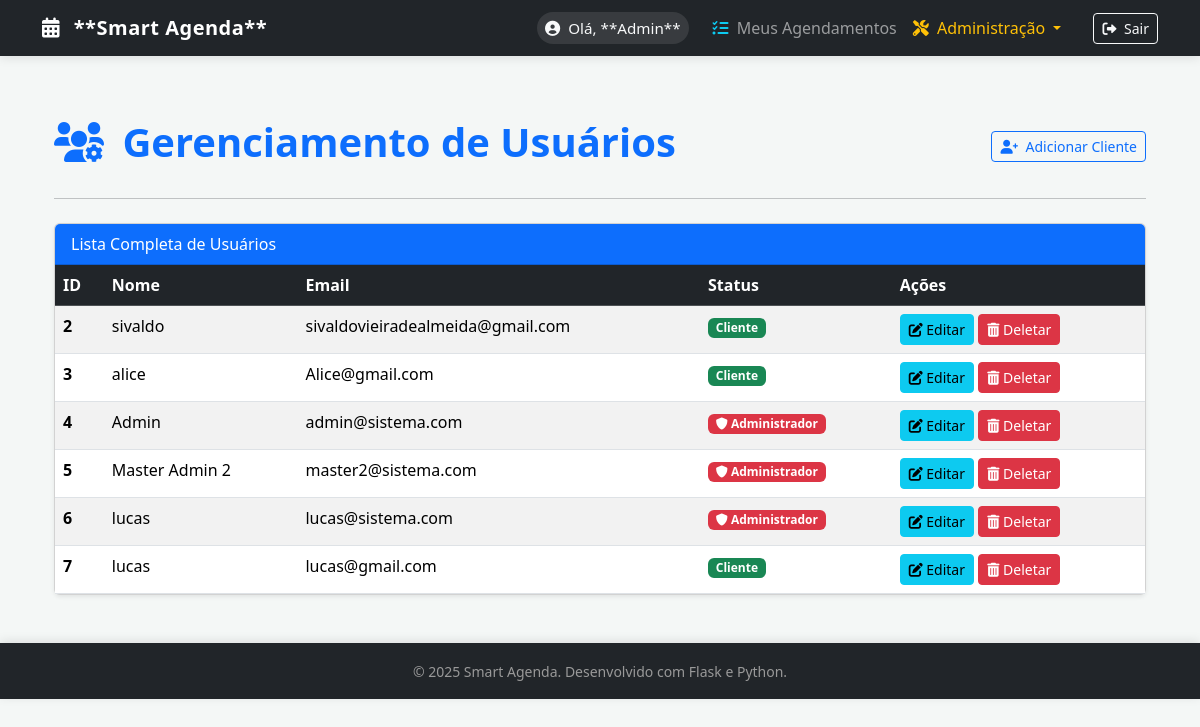
The app's page /auth/manage_users (signed in) with its own data.
### app/models.py (models this page shows, shortened)
class User(UserMixin, db.Model):
    id = db.Column(db.Integer, primary_key=True)
    nome = db.Column(db.String(100), nullable=False)
    email = db.Column(db.String(120), unique=True, nullable=False)
    senha_hash = db.Column(db.String(256), nullable=False)
    is_admin = db.Column(db.Boolean, default=False)

### app/auth/routes.py (the view)
@bp.route('/manage_users')
@login_required
@admin_required
def manage_users():
    all_users = User.query.all()
    return render_template('auth/manage_users.html',
                           title='Gerenciar Usuários',
                           users=all_users)

### app/auth/templates/auth/manage_users.html
{% extends "base.html" %}
{% block content %}
<div class="container mt-5">
    <div class="d-flex justify-content-between align-items-center mb-4">
        <h1 class="display-6 fw-bold text-primary">
            <i class="fas fa-users-cog me-2"></i> Gerenciamento de Usuários
        </h1>
        <a href="{{ url_for('auth.register') }}" class="btn btn-sm btn-outline-primary">
            <i class="fas fa-user-plus me-1"></i> Adicionar Cliente
        </a>
    </div>
    <hr class="mb-4">
    <div class="card shadow-sm">
        <div class="card-header bg-primary text-white">
            Lista Completa de Usuários
        </div>
        <div class="card-body p-0">
            <div class="table-responsive">
                <table class="table table-striped table-hover mb-0">
                    <thead class="table-dark">
                        <tr>
                            <th scope="col">ID</th>
                            <th scope="col">Nome</th>
                            <th scope="col">Email</th>
                            <th scope="col">Status</th>
                            <th scope="col">Ações</th>
                        </tr>
                    </thead>
                    <tbody>
                        {% for user in users %}
                        <tr>
                            <th scope="row">{{ user.id }}</th>
                            <td>{{ user.nome }}</td>
                            <td>{{ user.email }}</td>
                            <td>
                                {% if user.is_admin %}
                                    <span class="badge bg-danger"><i class="fas fa-shield-alt"></i> Administrador</span>
                                {% else %}
                                    <span class="badge bg-success">Cliente</span>
                                {% endif %}
                            </td>
                            <td>
                                <a href="{{ url_for('auth.edit_user', user_id=user.id) }}" class="btn btn-sm btn-info">
                                    <i class="fas fa-edit"></i> Editar
                                </a>
                                <form action="{{ url_for('auth.delete_user', user_id=user.id) }}" method="POST" class="d-inline"
                                    onsubmit="return confirm('Tem certeza que deseja deletar o usuário {{ user.nome }}? Esta ação é irreversível.');">
                                    <button type="submit" class="btn btn-sm btn-danger">
                                        <i class="fas fa-trash-alt"></i> Deletar
                                    </button>
                                </form>
                            </td>
                        </tr>
                        {% else %}
                        <tr>
                            <td colspan="5" class="text-center py-4">
                                Nenhum usuário cadastrado.
                            </td>
                        </tr>
                        {% endfor %}
                    </tbody>
                </table>
            </div>
        </div>
    </div>
</div>
{% endblock %}

### app/templates/base.html (shortened to what this page needs)
<!DOCTYPE html>
<html lang="pt-br">
<head>
    <link href="https://cdn.jsdelivr.net/npm/bootstrap@5.3.3/dist/css/bootstrap.min.css" rel="stylesheet">
    <link rel="stylesheet" href="https://cdnjs.cloudflare.com/ajax/libs/font-awesome/6.0.0-beta3/css/all.min.css">
</head>
<body>
    <nav class="navbar navbar-expand-lg navbar-dark bg-dark fixed-top navbar-shadow">
        <div class="container">
            <a class="navbar-brand" href="{{ url_for('index') }}">
                <i class="fas fa-calendar-alt me-2"></i> **Smart Agenda**
            </a>
            <div class="collapse navbar-collapse" id="navbarNav">
                <ul class="navbar-nav ms-auto align-items-lg-center">
                    {% if current_user.is_authenticated %}
                        <li class="nav-item me-3">
                            <span class="nav-link user-welcome">
                                <i class="fas fa-user-circle me-1"></i> Olá, **{{ current_user.nome }}**
                            </span>
                        </li>
                        <li class="nav-item">
                            <a class="nav-link" href="{{ url_for('services.my_appointments') }}">
                                <i class="fas fa-list-check me-1 text-info"></i> Meus Agendamentos
                            </a>
                        </li>
                        {% if current_user.is_admin %}
                        <li class="nav-item dropdown me-2">
                            <a class="nav-link dropdown-toggle text-warning" href="#" id="adminDropdown" role="button" data-bs-toggle="dropdown" aria-expanded="false">
                                <i class="fas fa-screwdriver-wrench me-1"></i> Administração
                            </a>
                        </li>
                        {% endif %}
                        <li class="nav-item">
                            <a class="btn btn-outline-light btn-sm ms-lg-3" href="{{ url_for('auth.logout') }}">
                                <i class="fas fa-sign-out-alt me-1"></i> Sair
                            </a>
                        </li>
                    {% endif %}
                </ul>
            </div>
            </div>
    </nav>
    <main class="container">
        {% block content %}{% endblock %}
    </main>
    <footer class="footer-fixed py-3 mt-5">
        <div class="container text-center">
            <small>&copy; 2025 Smart Agenda. Desenvolvido com Flask e Python.</small>
        </div>
    </footer>
</body>
</html>

### app/templates/base.html (style rules this page uses)
:root { --primary-color: #007bff; --dark-bg: #212529; --text-light: #f8f9fa; }
body { background-color: #f4f7f6; padding-top: 70px; }
.navbar-dark .navbar-brand { font-weight: 700; letter-spacing: 0.5px; }
.navbar-shadow { box-shadow: 0 2px 10px rgba(0, 0, 0, 0.1); }
.user-welcome { background-color: rgba(255, 255, 255, 0.1); color: var(--text-light) !important; padding: 5px 12px; border-radius: 50px; font-size: 0.95rem; font-weight: 500; }
.footer-fixed { background-color: var(--dark-bg); color: #999; box-shadow: 0 -2px 10px rgba(0, 0, 0, 0.1); }

### records on screen
User: nome "Admin", id "4", email "admin@sistema.com", is_admin True (drawn)
User: id "2", nome "sivaldo", email "sivaldovieiradealmeida@gmail.com", is_admin "Cliente"
User: id "3", nome "alice", email "Alice@gmail.com", is_admin "Cliente"
User: id "5", nome "Master Admin 2", email "master2@sistema.com", is_admin True (drawn)
User: id "6", nome "lucas", email "lucas@sistema.com", is_admin True (drawn)
User: id "7", nome "lucas", email "lucas@gmail.com", is_admin "Cliente"
